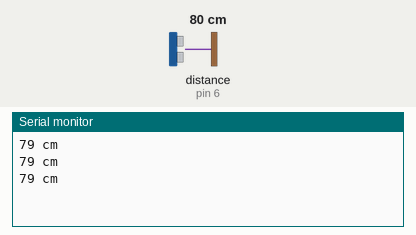
Bench run of a sketch on a simulated Arduino Uno, built with avr-gcc and run on an emulated ATmega328P. Shown: the last lines printed to the serial monitor. Wiring (inferred from the names in the program): ultrasonic range finder: trigger pin 7; echo pin 6. Inputs (shaded band) come from the test bench; at power-on: distance to the obstacle (sensor on pin 6) 80 cm. The echo pulse lasts 58.3 µs per cm.

Above: at 1.3 s.
1.4 s: distance to the obstacle (sensor on pin 6) set to 195 cm
At 1.9 s:
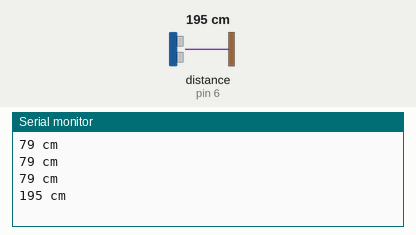
2.9 s: distance to the obstacle (sensor on pin 6) set to 202 cm
At 3.5 s:
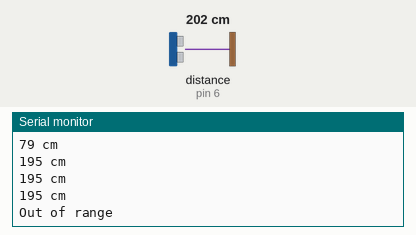

Measured:
- the behaviour switches between 199 and 200 cm on distance to the obstacle (sensor on pin 6) (found by bisection; images 1 and 2)
- after the input at 1.4 s, the serial monitor: prints a new line after 0.13 s (image 1)
- after the input at 2.9 s, the serial monitor: prints a new line after 0.17 s (image 2)

The sketch:

Ultrasonic_Sensor_Basic.ino
```cpp
#define trigPin 7
#define echoPin 6

void setup() {
   Serial.begin (9600);
   pinMode(trigPin, OUTPUT);
   pinMode(echoPin, INPUT);

 }

void loop() {
   long duration, distance; // define as long int
   //digitalWrite(trigPin, LOW);  // set trigger low
   //delayMicroseconds(2); // shrt delay .002 sec
   digitalWrite(trigPin, HIGH); //set trigger hi

   delayMicroseconds(10); // short delay
   digitalWrite(trigPin, LOW); //set trigger low
   duration = pulseIn(echoPin, HIGH); //read echo pin
   distance = (duration/2) / 29.1; // convert to cm
   if (distance < 4) {  // This is where the decisions happens

 }
   else {

   }
   if (distance >= 200 || distance <= 0){
     Serial.println("Out of range");
   }
   else {
     Serial.print(distance);
     Serial.println(" cm");
   }
   delay(500);
}
```
